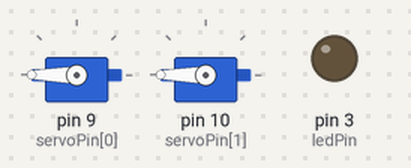
A sketch run on a simulated Arduino Uno, built with avr-gcc and run on an emulated ATmega328P. Shown: 2 × servo, output pins drawn as LEDs (lit = HIGH).

Above: at 0.25 s.
At 3.35 s:
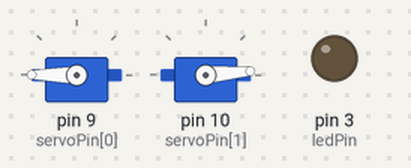
At 5.75 s:
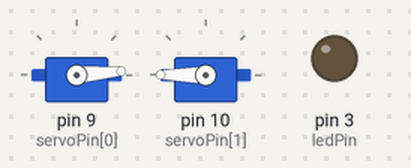
At 8.1 s:
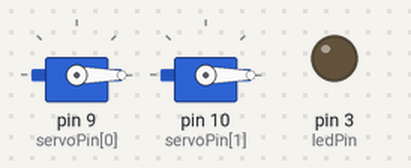
Timing chart, 0 to 10.6 s (numbered marks = the images above):
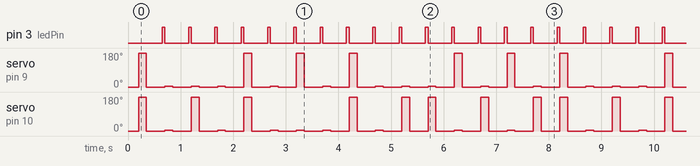

Measured:
- by itself, pin 3 (ledPin): alternates HIGH for 0.05 s and LOW for 0.45 s
- by itself, servo on pin 10 (servoPin[1]): moves between 0° and 180°, repeating every 8.0 s
- by itself, servo on pin 9 (servoPin[0]): repeats every 4.0 s: 3 × (0° 0.35 s, 5° 0.15 s), 0° 0.35 s, 180° 0.15 s, 0° 0.35 s, 5° 0.15 s, 0° 0.35 s, 180° 0.15 s, 0° 0.35 s, 5° 0.15 s, 0° 0.35 s, 180° 0.15 s

The sketch:

Robot_Orchestra.ino
```cpp
// Robot Orchestra workshop code
// Drives one, two (or more, potentially) servos in a repeating beat pattern
// Author: Jonathan Sanderson, for Think Physics, Northumbria University
// Version: 2016-01-25

#include <Servo.h>

// Pin setup and generate servo objects
int ledPin = 3;
const byte N_SERVOS = 2;
const byte servoPin[N_SERVOS] = {9, 10};
Servo servo[N_SERVOS];

// Beat configuration. Edit the arrays to alter the beat/miss pattern.
// Ensure number of beats matches N_BEATS or there'll be an error.
const int N_BEATS = 16;
int beats[N_SERVOS][N_BEATS] = { { 1, 0, 0, 0,
                                   1, 0, 1, 0,
                                   1, 0, 0, 0,
                                   1, 0, 1, 0},

                                 { 1, 0, 1, 0,
                                   1, 0, 0, 0,
                                   1, 0, 1, 1,
                                   0, 1, 0, 1 } };

// Define how far the servo moves (same for each servo)
// Fiddling with this is rare, and note that the servo rarely has time to reach angleTwitch
const int angleRest = 0;          // Initial angle of servo
const int angleTwitch = 180;      // Deflection target angle if we're playing a beat
const int angleMiss = 05;         // Deflection target angle if we're playing a miss, not a beat
const int angleTwitchReverse = 0; // Not used in this code version

// Define playback speed in beats per minute, and a tempo (beat duration) from that
// Note that fast tempos give less time for the servo to move, so may lead to weak hits.
const int bpm = 120;
const int tempo = (int) ( 1000 / (bpm/60) ); // milliseconds

void setup() {
  // Initialise the servo objects, and send them to the rest position
  for (int i = 0; i < N_SERVOS; i++) {
    servo[i].attach(servoPin[i]);
    servo[i].write(angleRest);
  }
  pinMode(ledPin, OUTPUT); // Set up the LED pin
  delay(200);              // Brief pause to give servos time to move to rest
}

void loop() {
  // Loop through the beat array
  for ( int beat = 0 ; beat < N_BEATS ; beat++ ) {

    // Loop through the servos
    for ( int channel = 0 ; channel < N_SERVOS ; channel++ ) {
      if ( beats[channel][beat] == 1 ) {
        twitch(servo[channel], angleTwitch); // Play a hit
      } else {
        twitch(servo[channel], angleMiss);   // Play a miss
      }
    }

    delay(150); // Give the servos time to move

    // Return the servos to rest position
    for ( int channel = 0 ; channel < N_SERVOS ; channel++ ) {
      twitch(servo[channel], angleRest);
    }

    delay(tempo-(200)); // give the servos time to move back, correcting for desired tempo

    // Now flash the LED
    digitalWrite(ledPin, HIGH); // LED ON
    delay(50);                  // Pause so we see flash
    digitalWrite(ledPin, LOW);  // LED OFF
  }
}

// twitch function to handle servo deflection. Dereferences address of servo not-really-object
// ...which is one of those C things that makes little sense.
// In an earlier version, this function paused and returned the servo to angleRest, but that
// made simultaneous movement of multiple servos impossible. So that aspect was pulled back
// into the main loop. An observer might claim that this function is, therefore, completely pointless.
void twitch(Servo &theServo, int angle) {
  theServo.write(angle); // Move towards chosen angle
}
```
